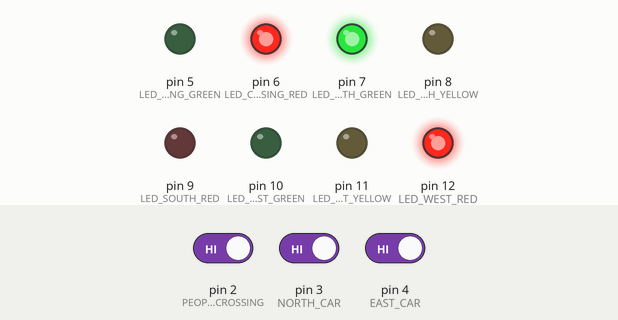
The sketch below on a simulated Arduino Uno, built with avr-gcc and run on an emulated ATmega328P. Shown: output pins drawn as LEDs (lit = HIGH). Inputs (shaded band) come from the test bench; at power-on: pin 2 (PEOPLE_CROSSING) HIGH, pin 3 (NORTH_CAR) HIGH, pin 4 (EAST_CAR) HIGH.

Above: at 6.8 s.
6.9 s: pin 2 (PEOPLE_CROSSING) driven LOW
At 9.2 s:
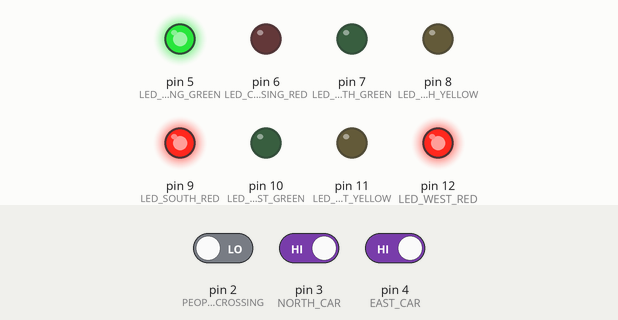
10.0 s: pin 3 (NORTH_CAR) driven LOW
At 13.9 s:
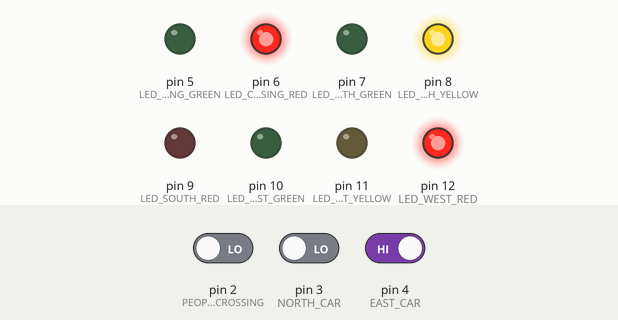
16.4 s: pin 4 (EAST_CAR) driven LOW
At 18.2 s:
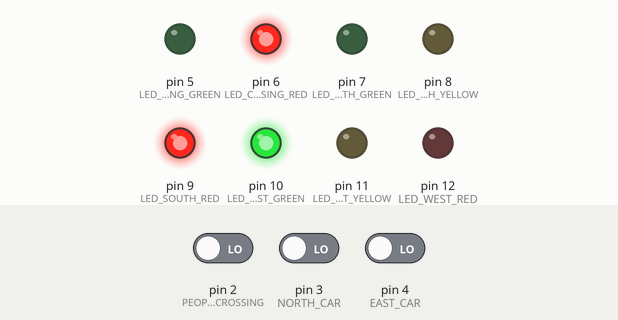
21.1 s: pin 4 (EAST_CAR) driven HIGH
At 24.27 s:
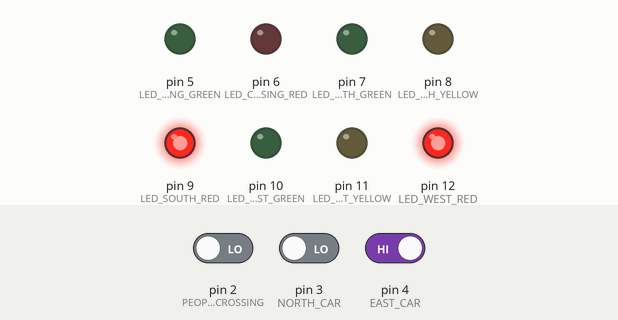
27.5 s: pin 2 (PEOPLE_CROSSING) driven HIGH
At 30.0 s:
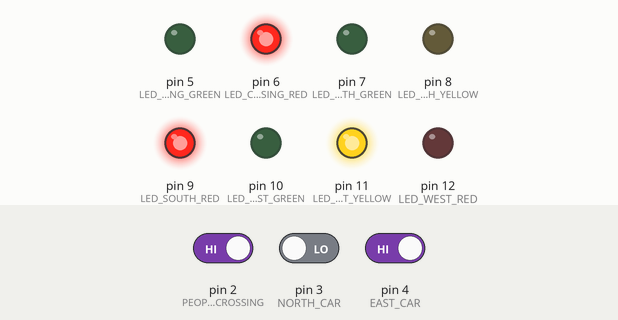
Timing chart, 0 to 31.7 s (numbered marks = the images above; inputs shaded):
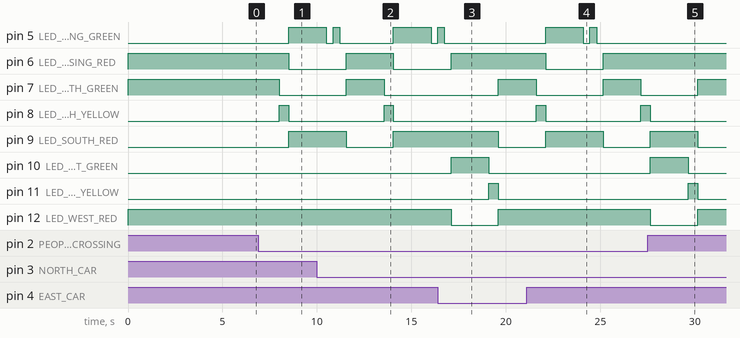

The sketch:

ITC_LAB5.ino
```cpp
#define LED_WEST_RED 12
#define LED_WEST_YELLOW 11
#define LED_WEST_GREEN 10
#define LED_SOUTH_RED 9
#define LED_SOUTH_YELLOW 8
#define LED_SOUTH_GREEN 7
#define LED_CROSSING_RED 6
#define LED_CROSSING_GREEN 5
#define EAST_CAR 4
#define NORTH_CAR 3
#define PEOPLE_CROSSING 2
#define goN 0
#define waitN 1
#define goE 2
#define waitE 3
#define goC 4
#define offC1 5
#define onC 6
#define offC2 7

struct State {                                                                 //Define policy
  unsigned long ST_Out;
  unsigned long Time;
  unsigned long Next[8];
};

typedef const struct State SType;

SType FSM[8] = {                                                              //All states
  {B10000110, 2000, {goN, waitN, goN, waitN, waitN, waitN, waitN, waitN}},
  {B10001010, 500, {goE, goC, goE, goC, goE, goC, goE, goC}},
  {B00110010, 2000, {goE, waitE, waitE, waitE, goE, waitE, waitE, waitE}},
  {B01010010, 500, {goN, goC, goN, goC, goN, goC, goN, goN}},
  {B10010001, 2000, {goC, goC, offC1, offC1, offC1, offC1, offC1, offC1}},
  {B10010000, 350, {onC, onC, onC, onC, onC, onC, onC, onC}},
  {B10010001, 350, {offC2, offC2, offC2, offC2, offC2, offC2, offC2, offC2}},
  {B10010000, 350, {goC, goC, goN, goN, goE, goE, goE, goE}}
};
unsigned long s = 0;
void setup() {                                                                //Setup inputs and outputs
  // put your setup code here, to run once:
  pinMode(LED_WEST_RED, OUTPUT);
  pinMode(LED_WEST_YELLOW, OUTPUT);
  pinMode(LED_WEST_GREEN, OUTPUT);
  pinMode(LED_SOUTH_RED, OUTPUT);
  pinMode(LED_SOUTH_YELLOW, OUTPUT);
  pinMode(LED_SOUTH_GREEN, OUTPUT);
  pinMode(LED_CROSSING_RED, OUTPUT);
  pinMode(LED_CROSSING_GREEN, OUTPUT);
  pinMode(EAST_CAR, INPUT);
  pinMode(NORTH_CAR, INPUT);
  pinMode(PEOPLE_CROSSING, INPUT);

}
int input, input1 = 0, input2 = 0, input3 = 0;

void loop() {
  // put your main code here, to run repeatedly:
  digitalWrite(LED_WEST_RED, FSM[s].ST_Out & B10000000);                    //Turn the light on if that bit = 1
  digitalWrite(LED_WEST_YELLOW, FSM[s].ST_Out & B01000000);
  digitalWrite(LED_WEST_GREEN, FSM[s].ST_Out & B00100000);
  digitalWrite(LED_SOUTH_RED, FSM[s].ST_Out & B00010000);
  digitalWrite(LED_SOUTH_YELLOW, FSM[s].ST_Out & B00001000);
  digitalWrite(LED_SOUTH_GREEN, FSM[s].ST_Out & B00000100);
  digitalWrite(LED_CROSSING_RED, FSM[s].ST_Out & B00000010);
  digitalWrite(LED_CROSSING_GREEN, FSM[s].ST_Out & B00000001);
  delay(FSM[s].Time);                                                      //Delay with the time state in policy
  if (digitalRead(EAST_CAR) == LOW) {                                      //If there is car on east side
    input1 = 1;
  }
  else {
    input1 = 0;
  }
  if (digitalRead(NORTH_CAR) == LOW) {                                     //If there is car on north side
    input2 = 1;
  }
  else {
    input2 = 0;
  }
  if (digitalRead(PEOPLE_CROSSING) == LOW) {                              //If there is people crossing
    input3 = 1;
  }
  else {
    input3 = 0;
  }
  input = input1 * 4 + input2 * 2 + input3;                               //Calculate three inputs to one input
  s = FSM[s].Next[input];                                                 //Work the next state

}
```

Measured:
- after the input at 6.9 s, pin 5 (LED_CROSSING_GREEN), pin 9 (LED_SOUTH_RED): LOW → HIGH after 1.6 s; pin 6 (LED_CROSSING_RED): HIGH → LOW after 1.6 s; pin 7 (LED_SOUTH_GREEN): HIGH → LOW after 1.1 s; pin 8 (LED_SOUTH_YELLOW): LOW → HIGH after 1.1 s, → LOW 0.50 s later
- after the input at 10.0 s, pin 5 (LED_CROSSING_GREEN): goes LOW 0.35 s, HIGH 0.35 s, LOW 2.9 s, HIGH 2.0 s, then LOW, starting after 0.50 s; pin 6 (LED_CROSSING_RED): LOW → HIGH after 1.6 s, → LOW 2.5 s later
- after the input at 16.4 s, pin 5 (LED_CROSSING_GREEN): goes on until 16.8 s, then stays LOW; pin 6 (LED_CROSSING_RED): goes on until 17.1 s, then stays HIGH
- after the input at 21.1 s, pin 10 (LED_WEST_GREEN): stays LOW (without the input it goes to HIGH after 4.1 s); pin 11 (LED_WEST_YELLOW): stays LOW (without the input it goes to HIGH after 6.1 s); pin 12 (LED_WEST_RED): stays HIGH (without the input it goes to LOW after 4.1 s)
- after the input at 27.5 s, pin 5 (LED_CROSSING_GREEN): stays LOW (without the input it goes to HIGH after 0.15 s); pin 6 (LED_CROSSING_RED): stays HIGH (without the input it goes to LOW after 0.15 s)
